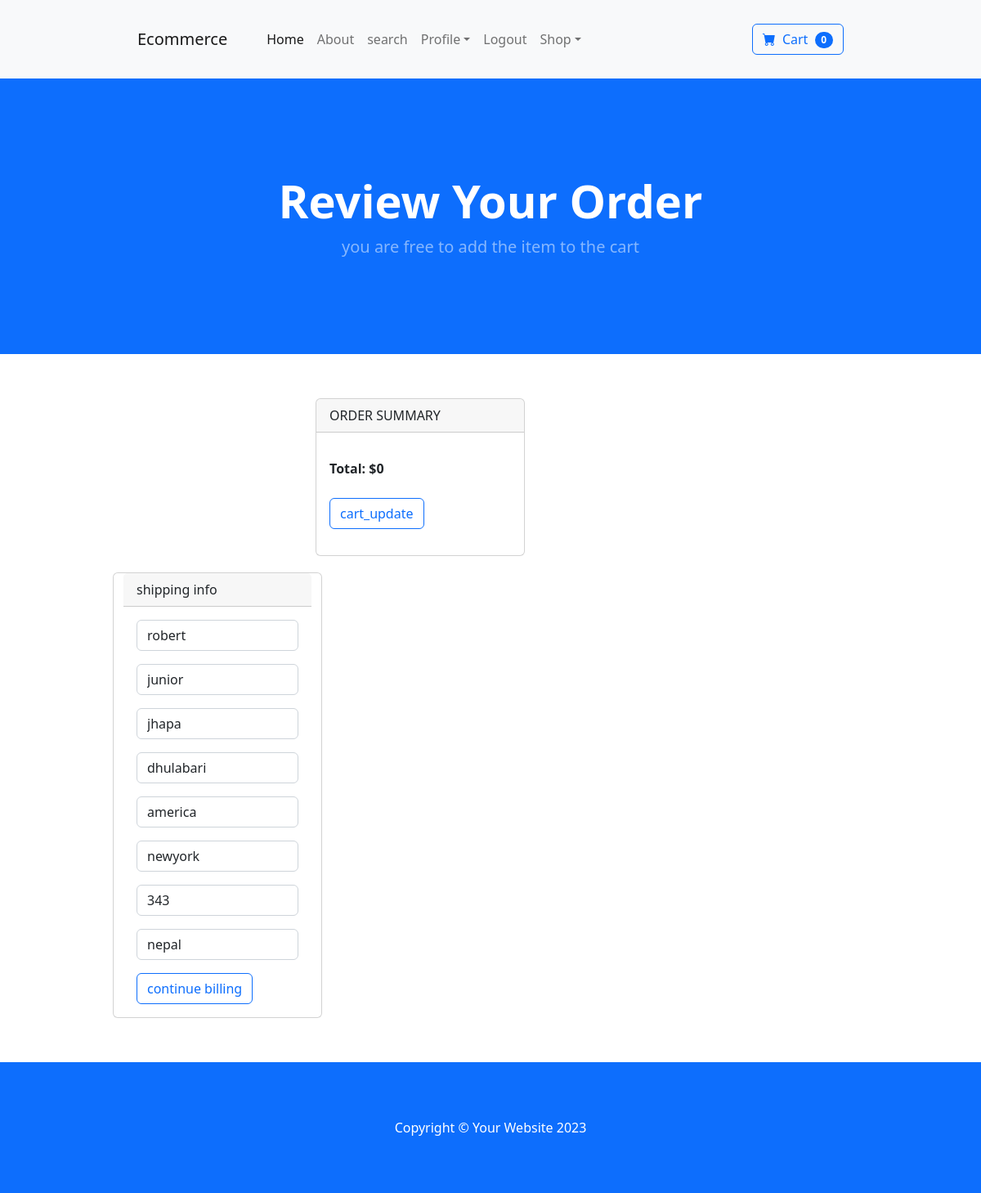
The app's page /payment/checkout (signed in) with its own data.
### payment/models.py (models this page shows, shortened)
class ShippingAddress(models.Model):
	user = models.ForeignKey(User, on_delete=models.CASCADE, null=True, blank=True)
	shipping_full_name = models.CharField(max_length=255)
	shipping_email = models.CharField(max_length=255)
	shipping_address1 = models.CharField(max_length=255)
	shipping_address2 = models.CharField(max_length=255, null=True, blank=True)
	shipping_city = models.CharField(max_length=255)
	shipping_state = models.CharField(max_length=255, null=True, blank=True)
	shipping_zipcode = models.CharField(max_length=255, null=True, blank=True)
	shipping_country = models.CharField(max_length=255)
	class Meta:
		verbose_name_plural = "Shipping Address"

### payment/views.py (the view)
# urls.py: path('checkout',views.checkout,name="checkout"),
def checkout(request):
    cart = Cart(request)
    cart_products = cart.getproducts
    quantities = cart.getquants
    totals = cart.totals()
    if request.user.is_authenticated:
        shipping_user = ShippingAddress.objects.get(user__id=request.user.id)
        shipping_form = ShippingForm(request.POST or None, instance=shipping_user)
        return render(request, "payment/checkout.html", {'cart_products':cart_products,"quantities":quantities ,'shipping_form':shipping_form,"totals":totals})
    else:
        shipping_user = ShippingAddress.objects.get(user__id=request.user.id)
        shipping_form = ShippingForm(request.POST or None)
        return render(request, "payment/checkout.html", {"cart_products":cart_products, "quantities":quantities,"shipping_form":shipping_form,"totals":totals})

### cart/cart.py (called while the page is built, shortened)
    def totals(self):
        product_ids = [key for key in self.cart.keys() if key.isdigit()]  # Ensure only numeric keys
        products = Product.objects.filter(id__in=product_ids)
        quantities = self.cart
        total = 0
        return total

    def __len__(self):
        return len(self.cart)

    def getproducts(self):
        product_ids = self.cart.keys()
        products = Product.objects.filter(id__in=product_ids)
        return products

### cart/context_processor.py (called while the page is built)
def cart(request):
    return {'cart':Cart(request)}

### payment/templates/payment/checkout.html (shortened to what this page needs)
{% extends 'base.html' %}
{% block content %}
<header class="bg-primary py-5">
    <div class="container px-4 px-lg-5 my-5">
        <div class="text-center text-white">
            <h1 class="display-4 fw-bolder">Review Your Order</h1>
            <p class="lead fw-normal text-white-50 mb-0">you are free to add the item to the cart</p>
        </div>
    </div>
</header>
<br>
<div class="container">
  <div class="row">
       <div class="col-md-6 offset-md-3">
           <div class="card">
               <div class="card-header">
                   ORDER SUMMARY
                </div>
               <div class="card-body">
                    <p class="card-text">
                    <div><strong>Total: ${{totals}}</strong></div>
                    <br>
                    <a href="{% url 'cart_summary %'}" class="btn btn-outline-primary">cart_update</a>
                    </p>
                </div>
               </div>
        </div>
        <div class="card">
            <div class="card-header">
              shipping info
            </div>
            <div class="card-body">
              <form method="POST" action="{% url 'biling_info' %}">
                {{ shipping_form.as_p}}
                <button type="submit" class="btn btn-outline-primary">continue billing</button>
            </div>
          </div>
    </div>
</div>
{% endblock %}

### commerce/templates/base.html (style rules this page uses)
.container { max-width: 80%; padding: 20px; margin: 0 auto; max-height:60%; }
.card { width: 16rem; margin: 10px; }

### records on screen
ShippingAddress: shipping_full_name "robert", shipping_email "junior", shipping_address1 "jhapa", shipping_address2 "dhulabari", shipping_city "america", shipping_state "newyork", shipping_zipcode "343", shipping_country "nepal"

### other values on screen
{{ cart|length }} "0"
{{ totals }} "0"
